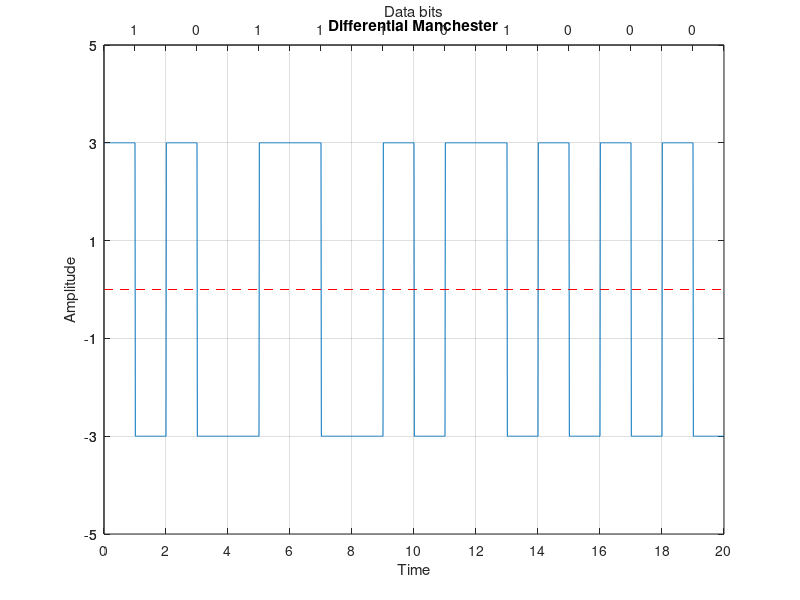

Write the MATLAB code that produced this figure.
close all; clear all; clc;

bits = [1 0 1 1 1 0 1 0 0 0];
bit_duration = 2;

fs = 100;
total_time = length(bits) * bit_duration;
time = 0: 1/fs : total_time;

amplitude = 3;

# Modulation
state = 1;
ix = 1;
for i = 1 : length(bits)
  if bits(i) == 1
      signal_value(ix) = 1 * state;
      signal_value(ix+1) = -1 * state;
      state = -state;
  else
      signal_value(ix) = -1 * state;
      signal_value(ix+1) = 1 * state;
  endif
  ix = ix+2;
endfor

idx = 1;
for i = 1 : length(time)
  modulated_signal(i) = signal_value(idx) * amplitude;
  if time(i)/bit_duration >= idx/2
      idx = idx+1;
  endif
endfor


# Ploting
plot(time, modulated_signal);
xticks([0: bit_duration: total_time]);
yticks([-5: 2: 5]);
ylim([-5, 5]);
xlim([0, total_time]);
grid on;
title('Differential Manchester');
xlabel('Time');
ylabel('Amplitude');
line([0, total_time], [0, 0], 'linestyle', '--', 'color', 'r')

# Top axis
ax1 = gca;
ax2 = axes('position', get(ax1, 'position'), 'color', 'none');
set(ax2, 'xaxislocation', 'top');
set(ax2, 'xlim', get(ax1, 'xlim'));
set(ax2, 'ylim', get(ax1, 'ylim'));
set(ax2, 'xtick', [bit_duration/2: bit_duration: total_time]);
set(ax2, 'ytick', get(ax1, 'ytick'));
set(ax2, 'xticklabel', bits);
set(ax2, 'xlabel', 'Data bits');


# Demodulation
inx = 1;
idx = 1;
state = 1;
for i = 1 : length(time)-1
    if time(i)/bit_duration >= idx/2
      if mod(idx, 2) == 1   # Every mid-point check
        value_first = modulated_signal(i)/amplitude;
        value_second = modulated_signal(i+1)/amplitude;
        if value_second == state
           received(inx) = 0;
           inx = inx + 1;
        elseif value_second == -state
           received(inx) = 1;
           state = -state;
           inx = inx + 1;
        endif
      endif
      idx = idx + 1;
    endif
endfor

disp('Sender End: ');
disp(bits);
disp('Receiver End: ');
disp(received);











